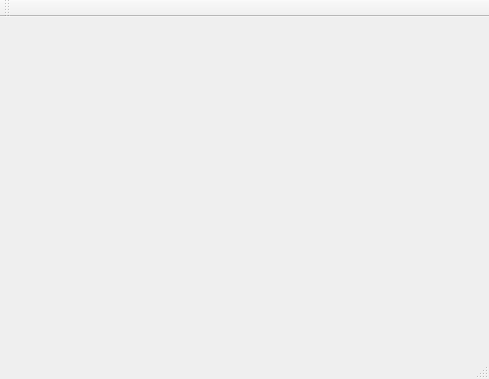
<?xml version="1.0" encoding="UTF-8"?>
<ui version="4.0">
 <class>MainWindow</class>
 <widget class="QMainWindow" name="MainWindow">
  <property name="geometry">
   <rect>
    <x>0</x>
    <y>0</y>
    <width>489</width>
    <height>379</height>
   </rect>
  </property>
  <property name="windowTitle">
   <string>FontFileChooser</string>
  </property>
  <widget class="QWidget" name="centralWidget">
   <layout class="QVBoxLayout" name="layout"/>
  </widget>
  <widget class="QMenuBar" name="menuBar">
   <property name="geometry">
    <rect>
     <x>0</x>
     <y>0</y>
     <width>489</width>
     <height>21</height>
    </rect>
   </property>
  </widget>
  <widget class="QToolBar" name="mainToolBar">
   <attribute name="toolBarArea">
    <enum>TopToolBarArea</enum>
   </attribute>
   <attribute name="toolBarBreak">
    <bool>false</bool>
   </attribute>
  </widget>
  <widget class="QStatusBar" name="statusBar"/>
 </widget>
 <layoutdefault spacing="6" margin="11"/>
 <resources/>
 <connections/>
</ui>
